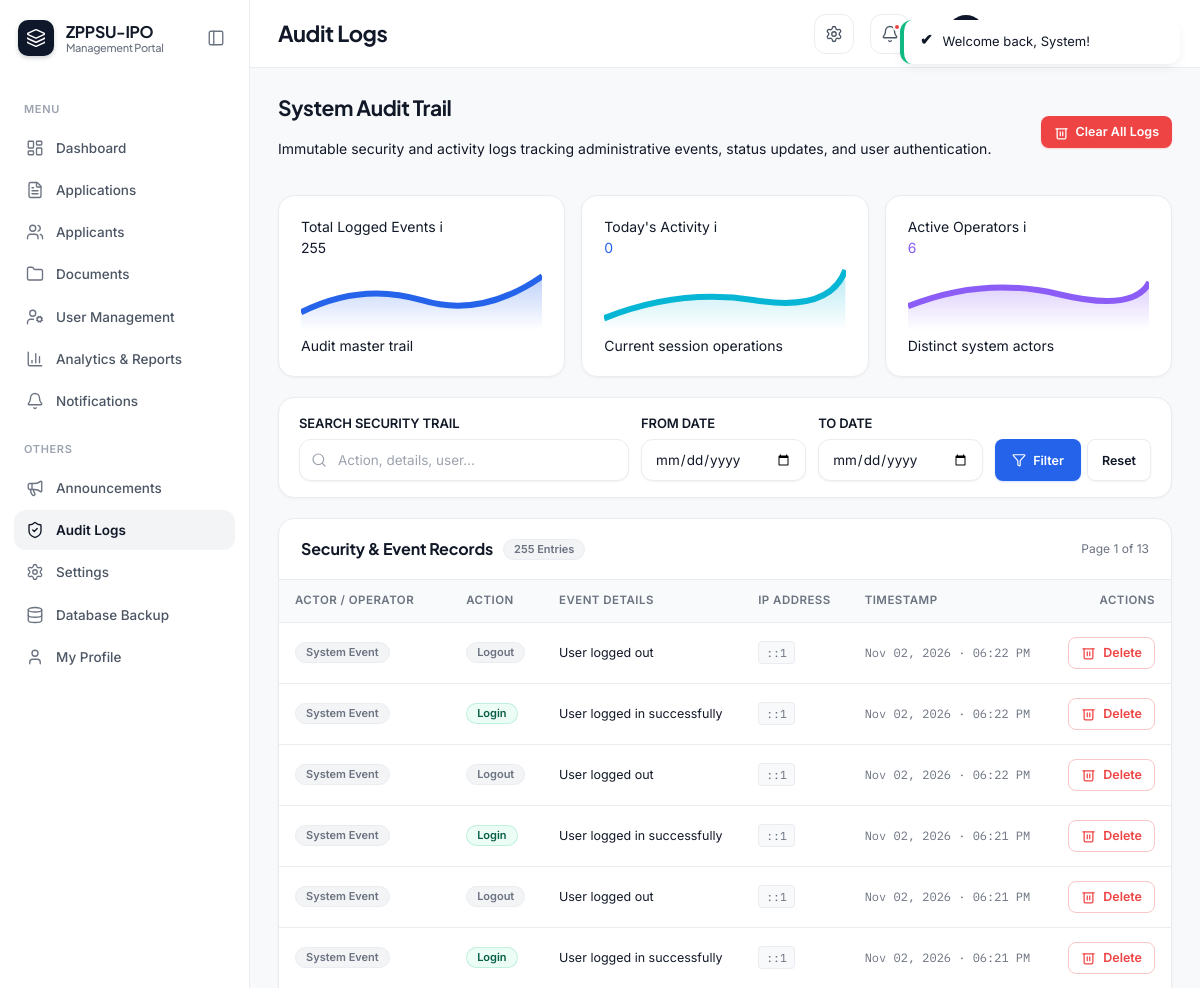
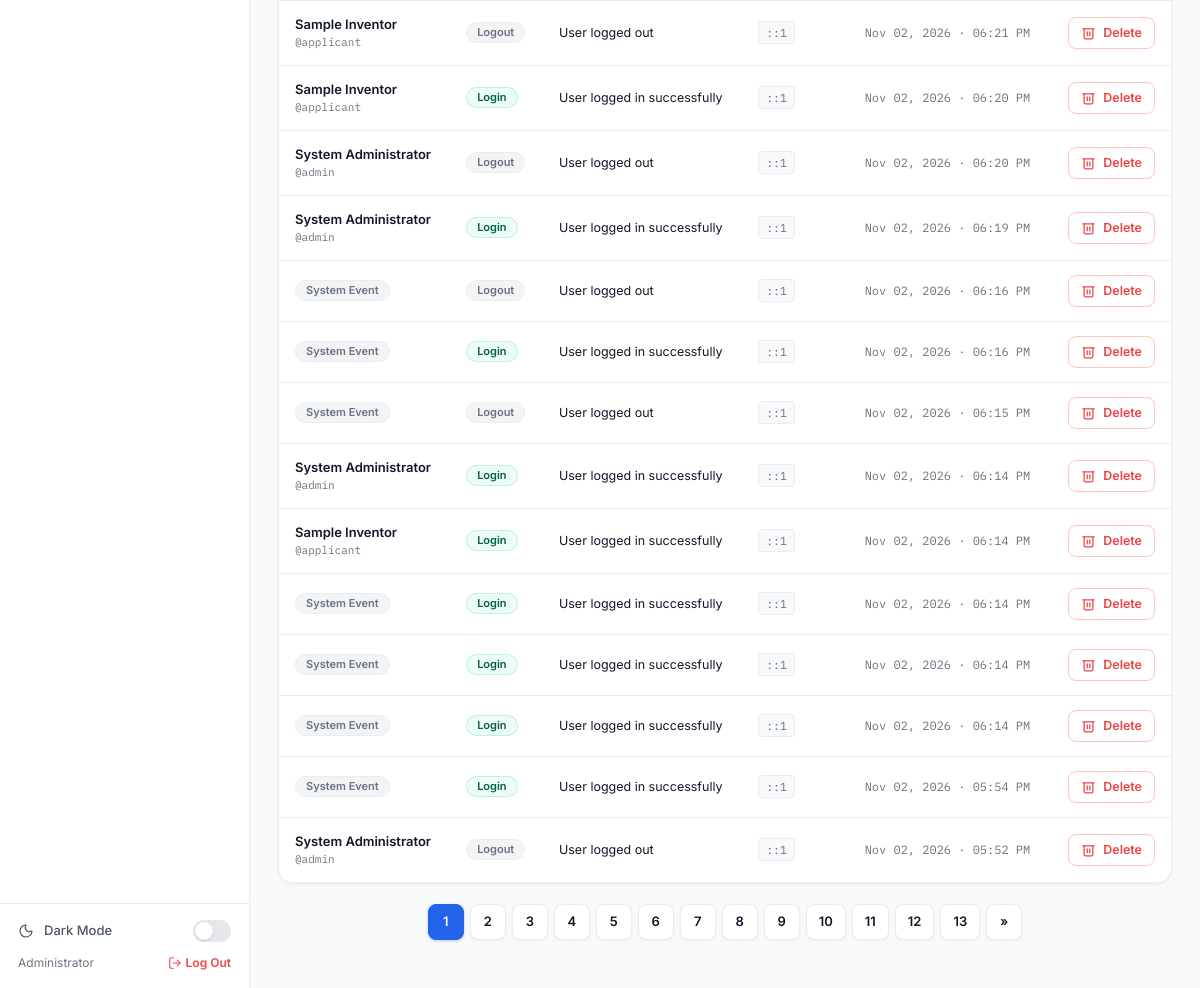
/admin/audit_logs.php (signed in), run on the app's committed database (2 pictures, top to bottom).
### tables this page shows
CREATE TABLE `audit_logs` (
    `log_id`     INT UNSIGNED AUTO_INCREMENT PRIMARY KEY,
    `user_id`    INT UNSIGNED DEFAULT NULL,
    `action`     VARCHAR(150) NOT NULL,
    `details`    TEXT DEFAULT NULL,
    `ip_address` VARCHAR(45) DEFAULT NULL,
    `created_at` TIMESTAMP DEFAULT CURRENT_TIMESTAMP,
    CONSTRAINT `fk_audit_user` FOREIGN KEY (`user_id`)
        REFERENCES `users` (`user_id`) ON DELETE SET NULL
);

CREATE TABLE `users` (
    `user_id`        INT UNSIGNED AUTO_INCREMENT PRIMARY KEY,
    `role_id`        INT UNSIGNED NOT NULL,
    `username`       VARCHAR(50)  NOT NULL UNIQUE,
    `email`          VARCHAR(150) NOT NULL UNIQUE,
    `password_hash`  VARCHAR(255) NOT NULL,
    `first_name`     VARCHAR(100) NOT NULL,
    `last_name`      VARCHAR(100) NOT NULL,
    `contact_number` VARCHAR(30)  DEFAULT NULL,
    `recovery_email` VARCHAR(150) DEFAULT NULL,
    `status`         ENUM('active','inactive','suspended') NOT NULL DEFAULT 'active',
    `avatar`         VARCHAR(255) DEFAULT NULL,
    `created_at`     TIMESTAMP DEFAULT CURRENT_TIMESTAMP,
    `updated_at`     TIMESTAMP DEFAULT CURRENT_TIMESTAMP ON UPDATE CURRENT_TIMESTAMP,
    CONSTRAINT `fk_users_role` FOREIGN KEY (`role_id`)
        REFERENCES `roles` (`role_id`) ON DELETE RESTRICT
);

### includes/functions.php (called while the page is built, shortened)
<?php
function clean($value)
{
    return htmlspecialchars(trim($value ?? ''), ENT_QUOTES, 'UTF-8');
}
function sanitize_input($value)
{
    return trim(strip_tags($value ?? ''));
}
function bind_execute($stmt, $types, $params)
{
    mysqli_stmt_execute($stmt);
    return mysqli_stmt_get_result($stmt);
}
function format_date($datetime, $format = 'M d, Y h:i A')
{
    return date($format, strtotime($datetime));
}
function paginate($totalRows, $perPage = 10, $currentPage = 1)
{
    $totalPages = max(1, (int) ceil($totalRows / $perPage));
    $currentPage = max(1, min($currentPage, $totalPages));
    $offset = ($currentPage - 1) * $perPage;
    return compact('totalPages', 'currentPage', 'offset', 'perPage');
}

### admin/audit_logs.php (the view, shortened to what this page needs)
<?php
require_once __DIR__ . '/../includes/functions.php';
$search   = sanitize_input($_GET['q'] ?? '');
$dateFrom = sanitize_input($_GET['date_from'] ?? '');
$dateTo   = sanitize_input($_GET['date_to'] ?? '');
$page     = max(1, (int) ($_GET['page'] ?? 1));
$perPage  = 20;
$kpiRes = mysqli_query($conn, "
    SELECT
        COUNT(*) AS total_all,
        COALESCE(SUM(DATE(created_at) = CURDATE()), 0) AS total_today,
        COALESCE(COUNT(DISTINCT user_id), 0) AS total_actors
    FROM audit_logs
");
$kpiStats = mysqli_fetch_assoc($kpiRes) ?: [
    'total_all' => 0,
    'total_today' => 0,
    'total_actors' => 0
];
$where = []; $types = ''; $params = [];
$whereSql = $where ? ('WHERE ' . implode(' AND ', $where)) : '';
$countStmt = mysqli_prepare($conn, "SELECT COUNT(*) total FROM audit_logs l LEFT JOIN users u ON u.user_id = l.user_id $whereSql");
$countResult = bind_execute($countStmt, $types, $params);
$totalRows = mysqli_fetch_assoc($countResult)['total'] ?? 0;
$p = paginate($totalRows, $perPage, $page);
$listStmt = mysqli_prepare($conn, "
    SELECT l.*, u.first_name, u.last_name, u.username
    FROM audit_logs l LEFT JOIN users u ON u.user_id = l.user_id
    $whereSql
    ORDER BY l.created_at DESC
    LIMIT {$p['perPage']} OFFSET {$p['offset']}
");
$logs = bind_execute($listStmt, $types, $params);
function qsA($overrides = [])
{
    $current = $_GET;
    foreach ($overrides as $k => $v) { $current[$k] = $v; }
    return '?' . http_build_query($current);
}
require_once __DIR__ . '/../includes/header.php';
?>
<div class="sub-header-bar">
    <div class="sub-header-left">
        <h2>System Audit Trail</h2>
        <p>Immutable security and activity logs tracking administrative events, status updates, and user authentication.</p>
    </div>
    <div class="sub-header-actions">
        <?php if ($totalRows > 0): ?>
        <button type="button" class="btn btn-danger btn-sm" data-modal-target="#clearAllModal">
            <svg class="lucide-icon" viewBox="0 0 24 24"><path d="M3 6h18"/><path d="M19 6v14c0 1-1 2-2 2H7c-1 0-2-1-2-2V6"/><line x1="10" y1="11" x2="10" y2="17"/><line x1="14" y1="11" x2="14" y2="17"/></svg>
            Clear All Logs
        </button>
        <?php endif; ?>
    </div>
</div>
<div class="kpi-grid" style="grid-template-columns: repeat(3, 1fr); margin-bottom:20px;">
    <div class="kpi-card">
        <div class="kpi-top">
            <span class="kpi-label">Total Logged Events</span>
            <span class="kpi-info-tip" title="All-time recorded security and activity entries">i</span>
        </div>
        <div class="kpi-middle">
            <div class="kpi-value"><?= number_format((int)$kpiStats['total_all']) ?></div>
            <div class="kpi-spark">
            </div>
        </div>
        <div class="kpi-bottom">
            <span class="kpi-trend trend-neutral">Audit master trail</span>
        </div>
    </div>
    <div class="kpi-card">
        <div class="kpi-top">
            <span class="kpi-label">Today's Activity</span>
            <span class="kpi-info-tip" title="Events recorded since midnight today">i</span>
        </div>
        <div class="kpi-middle">
            <div class="kpi-value" style="color:var(--color-primary-600);"><?= number_format((int)$kpiStats['total_today']) ?></div>
            <div class="kpi-spark">
            </div>
        </div>
        <div class="kpi-bottom">
            <span class="kpi-trend trend-up">Current session operations</span>
        </div>
    </div>
    <div class="kpi-card">
        <div class="kpi-top">
            <span class="kpi-label">Active Operators</span>
            <span class="kpi-info-tip" title="Distinct user accounts recorded performing actions">i</span>
        </div>
        <div class="kpi-middle">
            <div class="kpi-value" style="color:var(--color-purple);"><?= number_format((int)$kpiStats['total_actors']) ?></div>
            <div class="kpi-spark">
            </div>
        </div>
        <div class="kpi-bottom">
            <span class="kpi-trend trend-neutral">Distinct system actors</span>
        </div>
    </div>
</div>
<div class="card" style="margin-bottom:20px;border-radius:var(--radius-lg);">
    <div class="card-body" style="padding:16px 20px;">
        <form method="GET" style="display:grid;grid-template-columns:2fr 1fr 1fr auto;gap:12px;align-items:end;">
            <div class="form-group" style="margin-bottom:0;">
                <label class="form-label-eyebrow">Search Security Trail</label>
                <div class="input-icon-wrap has-left-icon">
                    <input type="text" name="q" class="form-control" value="<?= clean($search) ?>" placeholder="Action, details, user…">
                </div>
            </div>
            <div class="form-group" style="margin-bottom:0;">
                <label class="form-label-eyebrow">From Date</label>
                <input type="date" name="date_from" class="form-control" value="<?= clean($dateFrom) ?>" style="height:42px;">
            </div>
            <div class="form-group" style="margin-bottom:0;">
                <label class="form-label-eyebrow">To Date</label>
                <input type="date" name="date_to" class="form-control" value="<?= clean($dateTo) ?>" style="height:42px;">
            </div>
            <div style="display:flex;gap:6px;">
                <button type="submit" class="btn btn-primary btn-sm" style="height:42px;padding:0 16px;">
                    <i data-lucide="filter" style="width:14px;height:14px;"></i>
                    Filter
                </button>
                <a href="<?= BASE_URL ?>admin/audit_logs.php" class="btn btn-outline btn-sm" style="height:42px;display:inline-flex;align-items:center;padding:0 14px;">Reset</a>
            </div>
        </form>
    </div>
</div>
<div class="card">
    <div class="card-header" style="display:flex;justify-content:space-between;align-items:center;">
        <div style="display:flex;align-items:center;gap:10px;">
            <h3>Security & Event Records</h3>
            <span class="badge badge-secondary" style="font-size:11px;"><?= (int) $totalRows ?> Entries</span>
        </div>
        <div style="font-size:12px;color:var(--color-text-muted);">
            Page <?= (int)$p['currentPage'] ?> of <?= (int)$p['totalPages'] ?>
        </div>
    </div>
    <div class="table-wrap">
        <?php if (mysqli_num_rows($logs) === 0): ?>
            <div class="empty-state">
                <div class="empty-state-icon">
                    <svg class="lucide-icon" style="width:32px;height:32px;stroke-width:1.5;" viewBox="0 0 24 24"><path d="M12 22s8-4 8-10V5l-8-3-8 3v7c0 6 8 10 8 10"/></svg>
                </div>
                <h4>No matching audit log entries</h4>
                <p>No recorded system events match your search query or chosen date range.</p>
                <a href="<?= BASE_URL ?>admin/audit_logs.php" class="btn btn-outline btn-sm" style="margin-top:10px;">Reset Filter</a>
            </div>
        <?php else: ?>
        <table class="data-table">
            <thead>
                <tr>
                    <th>Actor / Operator</th>
                    <th>Action</th>
                    <th>Event Details</th>
                    <th>IP Address</th>
                    <th>Timestamp</th>
                    <th style="text-align:right;">Actions</th>
                </tr>
            </thead>
            <tbody>
                <?php while ($l = mysqli_fetch_assoc($logs)):
                    $actionLabel = ucwords(str_replace('_', ' ', $l['action']));
                    $badgeStyle = 'badge-secondary';
                    if (str_contains($l['action'], 'delete') || str_contains($l['action'], 'clear')) $badgeStyle = 'badge-danger';
                    elseif (str_contains($l['action'], 'login')) $badgeStyle = 'badge-success';
                    elseif (str_contains($l['action'], 'create') || str_contains($l['action'], 'assign')) $badgeStyle = 'badge-primary';
                    elseif (str_contains($l['action'], 'status')) $badgeStyle = 'badge-info';
                ?>
                <tr>
                    <td>
                        <?php if ($l['first_name']): ?>
                            <div style="font-weight:600;color:var(--color-text);"><?= clean($l['first_name'] . ' ' . $l['last_name']) ?></div>
                            <div style="font-family:var(--font-mono);font-size:11px;color:var(--color-text-muted);">@<?= clean($l['username']) ?></div>
                        <?php else: ?>
                            <span class="badge badge-secondary" style="font-size:11px;">System Event</span>
                        <?php endif; ?>
                    </td>
                    <td>
                        <span class="badge <?= $badgeStyle ?>" style="font-size:11px;">
                            <?= clean($actionLabel) ?>
                        </span>
                    </td>
                    <td>
                        <div style="font-size:12.5px;color:var(--color-text);max-width:320px;line-height:1.4;">
                            <?= clean($l['details']) ?>
                        </div>
                    </td>
                    <td>
                        <span style="font-family:var(--font-mono);font-size:11.5px;background:var(--color-bg);padding:3px 7px;border-radius:4px;border:1px solid var(--color-border);color:var(--color-text-muted);">
                            <?= clean($l['ip_address']) ?>
                        </span>
                    </td>
                    <td style="font-family:var(--font-mono);font-size:12px;color:var(--color-text-muted);white-space:nowrap;">
                        <?= format_date($l['created_at'], 'M d, Y · h:i A') ?>
                    </td>
                    <td style="text-align:right;">
                        <form method="POST" onsubmit="return confirm('Delete this individual log entry?');" style="margin:0;display:inline-flex;">
                            <button type="submit" class="btn btn-outline-danger btn-sm" title="Delete Log Entry">
                                <svg class="lucide-icon" viewBox="0 0 24 24"><path d="M3 6h18"/><path d="M19 6v14c0 1-1 2-2 2H7c-1 0-2-1-2-2V6"/><line x1="10" y1="11" x2="10" y2="17"/><line x1="14" y1="11" x2="14" y2="17"/></svg>
                                Delete
                            </button>
                        </form>
                    </td>
                </tr>
                <?php endwhile; ?>
            </tbody>
        </table>
        <?php endif; ?>
    </div>
</div>
<?php if ($p['totalPages'] > 1): ?>
<div class="pagination" style="margin-top:20px;">
    <?php for ($i = 1; $i <= $p['totalPages']; $i++): ?>
        <a href="<?= qsA(['page' => $i]) ?>" class="<?= $i === $p['currentPage'] ? 'active' : '' ?>"><?= $i ?></a>
    <?php endfor; ?>
    <?php if ($p['currentPage'] < $p['totalPages']): ?>
        <a href="<?= qsA(['page' => $p['currentPage'] + 1]) ?>" class="page-link" title="Next Page">&raquo;</a>
    <?php endif; ?>
</div>
<?php endif; ?>
<?php require_once __DIR__ . '/../includes/footer.php'; ?>

### data on the page
audit_logs: shows "System Event", action "Logout", details "User logged out", ip_address "::1", created_at "Nov 02, 2026 · 06:22 PM"
audit_logs: shows "System Event", action "Login", details "User logged in successfully", ip_address "::1", created_at "Nov 02, 2026 · 06:22 PM"
audit_logs: shows "System Event", action "Logout", details "User logged out", ip_address "::1", created_at "Nov 02, 2026 · 06:22 PM"
audit_logs: shows "System Event", action "Login", details "User logged in successfully", ip_address "::1", created_at "Nov 02, 2026 · 06:21 PM"
audit_logs: shows "System Event", action "Logout", details "User logged out", ip_address "::1", created_at "Nov 02, 2026 · 06:21 PM"
audit_logs: shows "System Event", action "Login", details "User logged in successfully", ip_address "::1", created_at "Nov 02, 2026 · 06:21 PM"
audit_logs: user.last_name "Sample Inventor", user.username "applicant", action "Logout", details "User logged out", ip_address "::1", created_at "Nov 02, 2026 · 06:21 PM"
audit_logs: user.last_name "Sample Inventor", user.username "applicant", action "Login", details "User logged in successfully", ip_address "::1", created_at "Nov 02, 2026 · 06:20 PM"
audit_logs: user.last_name "System Administrator", user.username "admin", action "Logout", details "User logged out", ip_address "::1", created_at "Nov 02, 2026 · 06:20 PM"
audit_logs: user.last_name "System Administrator", user.username "admin", action "Login", details "User logged in successfully", ip_address "::1", created_at "Nov 02, 2026 · 06:19 PM"
audit_logs: shows "System Event", action "Logout", details "User logged out", ip_address "::1", created_at "Nov 02, 2026 · 06:16 PM"
audit_logs: shows "System Event", action "Login", details "User logged in successfully", ip_address "::1", created_at "Nov 02, 2026 · 06:16 PM"
audit_logs: shows "System Event", action "Logout", details "User logged out", ip_address "::1", created_at "Nov 02, 2026 · 06:15 PM"
audit_logs: user.last_name "System Administrator", user.username "admin", action "Login", details "User logged in successfully", ip_address "::1", created_at "Nov 02, 2026 · 06:14 PM"
audit_logs: user.last_name "Sample Inventor", user.username "applicant", action "Login", details "User logged in successfully", ip_address "::1", created_at "Nov 02, 2026 · 06:14 PM"
audit_logs: shows "System Event", action "Login", details "User logged in successfully", ip_address "::1", created_at "Nov 02, 2026 · 06:14 PM"
audit_logs: shows "System Event", action "Login", details "User logged in successfully", ip_address "::1", created_at "Nov 02, 2026 · 06:14 PM"
audit_logs: shows "System Event", action "Login", details "User logged in successfully", ip_address "::1", created_at "Nov 02, 2026 · 06:14 PM"
audit_logs: shows "System Event", action "Login", details "User logged in successfully", ip_address "::1", created_at "Nov 02, 2026 · 05:54 PM"
audit_logs: user.last_name "System Administrator", user.username "admin", action "Logout", details "User logged out", ip_address "::1", created_at "Nov 02, 2026 · 05:52 PM"

### other printed values
$label "Dashboard Applications Applicants Documents User Management Analytics & Reports Notifications Announcements Audit Logs Settings Database Backup My Profile"
$_SESSION['role_name'] "Administrator"
$pageTitle "Audit Logs"
$kpiStats['total_all'] "255"
$kpiStats['total_today'] "0"
$kpiStats['total_actors'] "6"
$totalRows "255"
$p['currentPage'] "1"
$p['totalPages'] "13"
